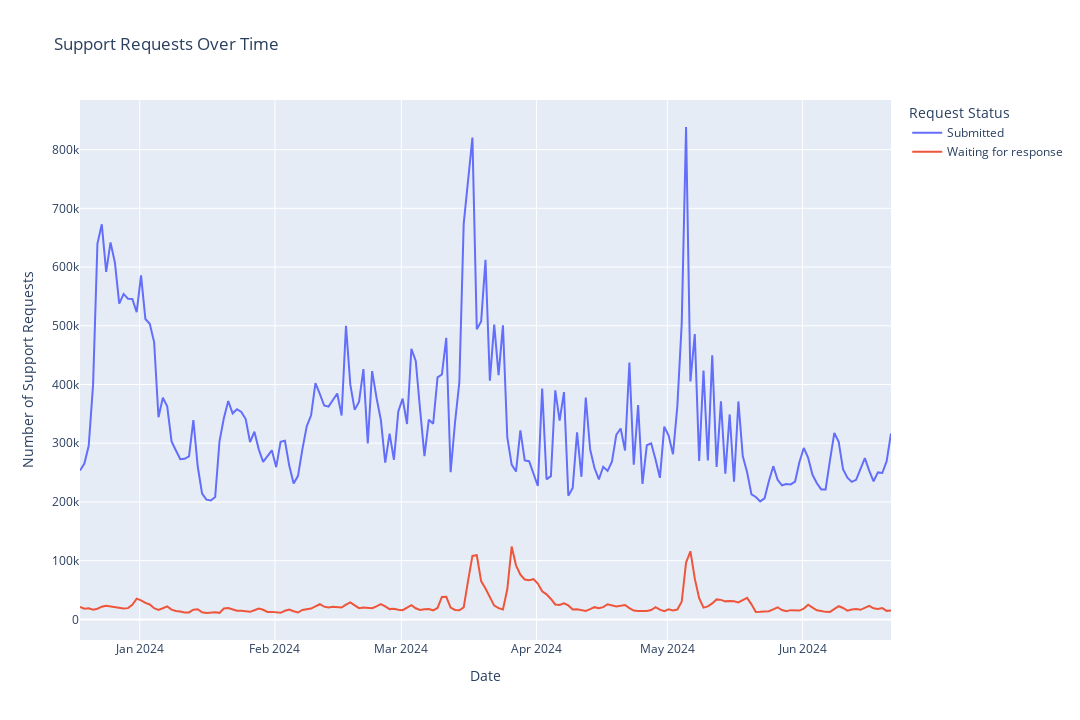

The notebook cell this image was saved under:
### Code cell
fig = px.line(
    data_frame=df2_melted,
    x="Timestamp",
    y="Support Requests",
    color="Request Status",
    labels={"Timestamp": "Date", "Support Requests": "Number of Support Requests"},
    title="Support Requests Over Time",
    width=1080,
    height=720,
)
fig.show()

### Figure 1 — Plotly figure (JSON) as saved in the notebook; plotly's stock layout.template omitted (floating-point values rounded to 4 significant figures; data arrays with more than 128 entries replaced by an {"elided": "..."} marker saying what was removed)
{"data": [{"hovertemplate": "Request Status=Submitted<br>Date=%{x}<br>Number of Support Requests=%{y}<extra></extra>", "legendgroup": "Submitted", "line": {"color": "#636efa", "dash": "solid"}, "marker": {"symbol": "circle"}, "mode": "lines", "name": "Submitted", "orientation": "v", "showlegend": true, "type": "scatter", "x": {"elided": "187 str values"}, "xaxis": "x", "y": {"elided": "187 int values"}, "yaxis": "y"}, {"hovertemplate": "Request Status=Waiting for response<br>Date=%{x}<br>Number of Support Requests=%{y}<extra></extra>", "legendgroup": "Waiting for response", "line": {"color": "#EF553B", "dash": "solid"}, "marker": {"symbol": "circle"}, "mode": "lines", "name": "Waiting for response", "orientation": "v", "showlegend": true, "type": "scatter", "x": {"elided": "187 str values"}, "xaxis": "x", "y": {"elided": "187 int values"}, "yaxis": "y"}], "layout": {"height": 720, "legend": {"title": {"text": "Request Status"}, "tracegroupgap": 0}, "title": {"text": "Support Requests Over Time"}, "width": 1080, "xaxis": {"anchor": "y", "domain": [0, 1], "title": {"text": "Date"}}, "yaxis": {"anchor": "x", "domain": [0, 1], "title": {"text": "Number of Support Requests"}}}}
